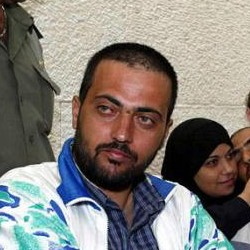
#> input picture LFW/match pairs/0004/Abdel_Nasser_Assidi_0002.jpg, 250 x 250 px; its folder holds only this picture in this run
$ python run_vgg.py
#> lines starting #> are read from the running program, lines starting #| are printed output that depends on the picture
import os
import numpy as np
from PIL import Image
import math
from scipy import signal
import pickle
from datetime import datetime


class LFWDataloader():
    def __init__(self, data_path, batch_size=1):
        self.data_path = data_path
        self.data = []
        self.labels = []
        self.batch_size = batch_size
        self.train_percents = 0.8
        self.get_data()
        self.data_index = np.array(range(len(self.data)))
        self.train_batch_num = int(len(self.data_index)*self.train_percents)//self.batch_size
        self.total_batch_num = len(self.data_index)//self.batch_size
        self.shuffle_all()

    def get_data(self):
        data_match = []
        data_mismatch = []
        path_match = os.path.join(self.data_path, 'match pairs')
        path_mismatch = os.path.join(self.data_path, 'mismatch pairs')

        for dir_name in os.listdir(path_match):
            if dir_name[0]=='.':
                continue
            path = os.path.join(path_match, dir_name)
            pair = []
            for img_name in os.listdir(path):
                img = Image.open(os.path.join(path, img_name)).convert('L')
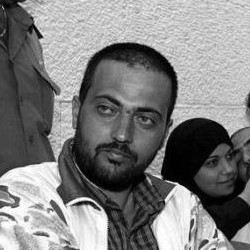
#> img: PIL image 250x250 L; min 0, max 255, mean 126.7
                img = img.resize((200, 200))
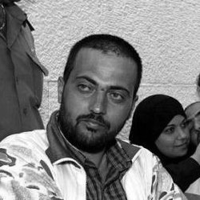
#> img: PIL image 200x200 L; min 0, max 255, mean 126.7
                img = (np.array(img) / 255 - 0.5) / 0.5
#> img: shape (200, 200) float64
                pair.append(img.reshape([200, 200, 1]))
#> (the run stopped early here; a loop or call above may not have finished)

$ run again, on LFW/match pairs/0011/Adam_Sandler_0003.jpg
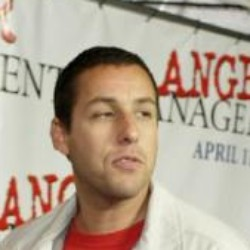
#> input picture LFW/match pairs/0011/Adam_Sandler_0003.jpg, 250 x 250 px
#> in get_data, `img = Image.open(os.path.join(path, img_name)).convert('L')`:
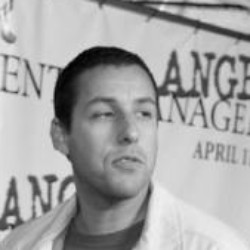
#> img: PIL image 250x250 L; min 0, max 242, mean 164.6
#> in get_data, `img = img.resize((200, 200))`:
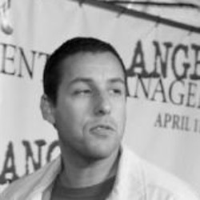
#> img: PIL image 200x200 L; min 0, max 242, mean 164.6
